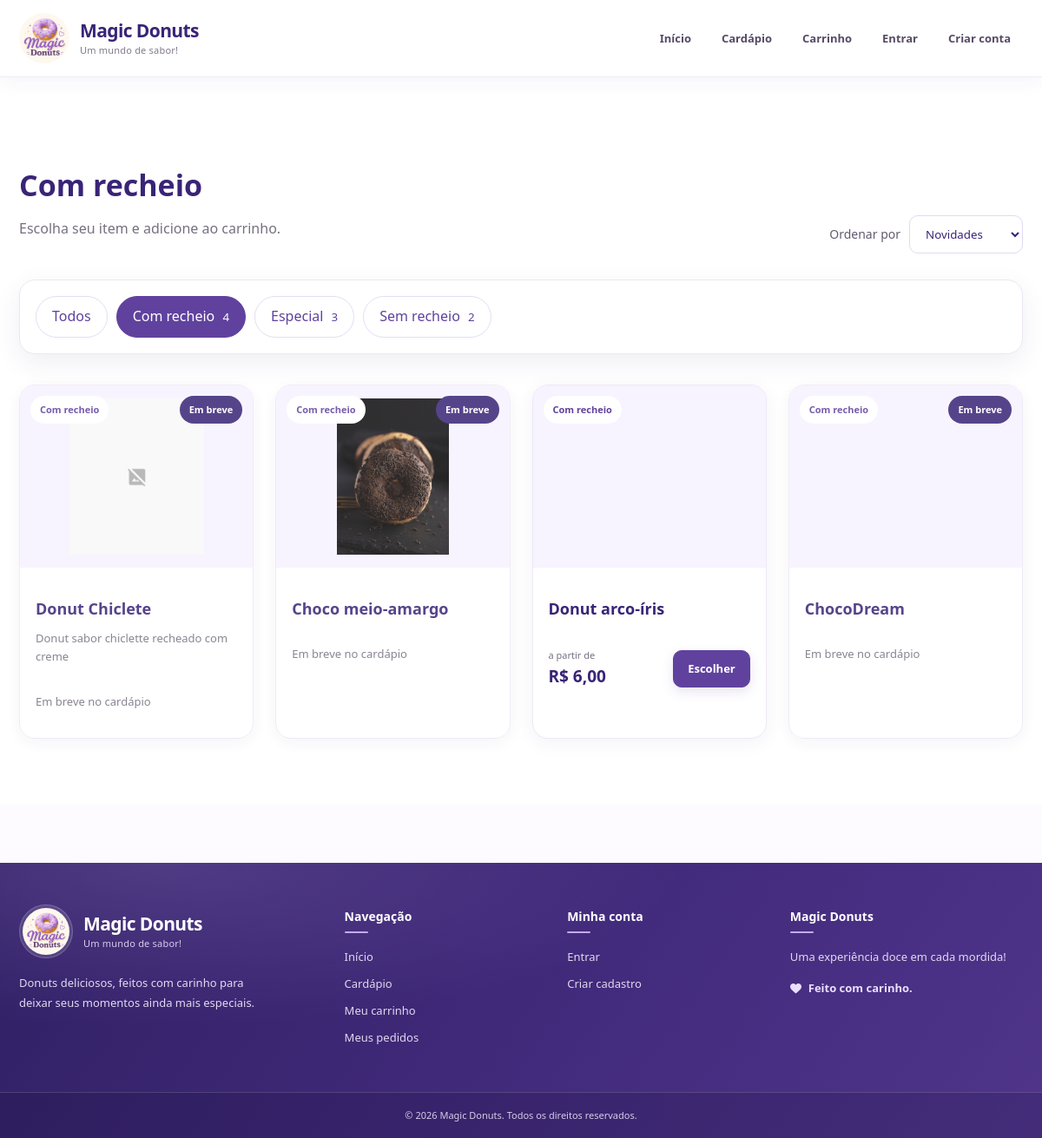
/index.php?controller=loja&action=index&categoria=8 (signed in), run on an earlier commit of the app's database.
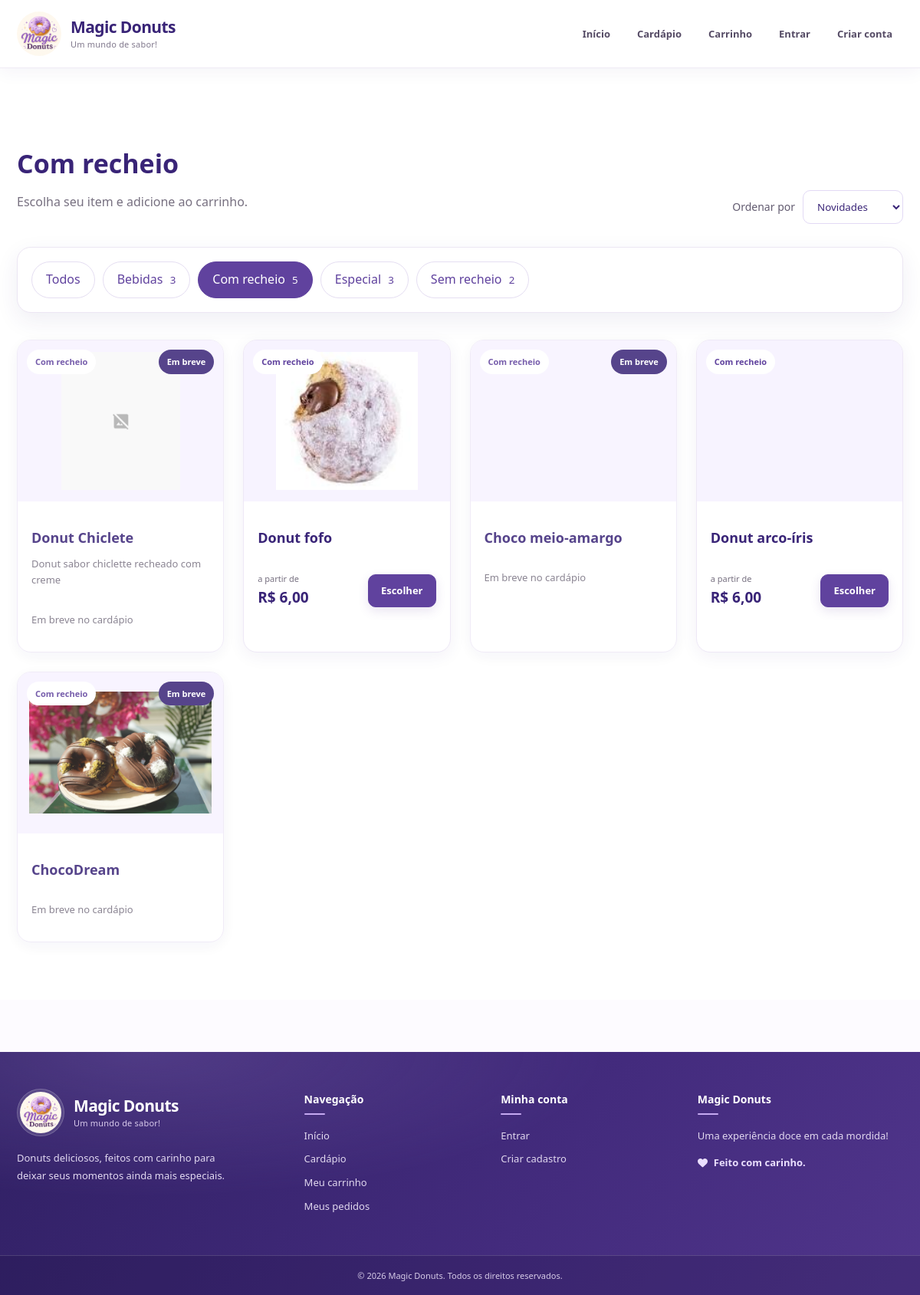
And on a later commit of the database.
### tables this page shows
CREATE TABLE `categoria` (
  `id` int(11) NOT NULL,
  `nome` varchar(100) NOT NULL,
  `ativo` tinyint(1) NOT NULL DEFAULT 1
);

CREATE TABLE `produto` (
  `id` int(11) NOT NULL,
  `categoria_id` int(11) NOT NULL,
  `nome` varchar(100) NOT NULL,
  `descricao` text DEFAULT NULL,
  `ativo` tinyint(1) NOT NULL DEFAULT 1
);

### controllers/SiteBaseController.php (called while the page is built, shortened)
<?php
require_once __DIR__ . '/../config/helpers.php';
class SiteBaseController
{
    protected function renderSite(
        string $pagina,
        array $dados = []
    ): void {
        $caminho = __DIR__ . '/../views/site/' . $pagina . '.php';
        extract($dados, EXTR_SKIP);
        require __DIR__ . '/../views/site/_header.php';
        require $caminho;
        require __DIR__ . '/../views/site/_footer.php';
    }
}

### controllers/LojaController.php (called while the page is built, shortened)
<?php
require_once __DIR__ . '/SiteBaseController.php';
require_once __DIR__ . '/../config/db.php';
require_once __DIR__ . '/../models/Vitrine.php';
class LojaController extends SiteBaseController
{
    private Vitrine $vitrine;
    public function __construct()
    {
        $this->vitrine = new Vitrine();
    }
    public function index(): void
    {
        $categoriaId = filter_input(
            INPUT_GET,
            'categoria',
            FILTER_VALIDATE_INT
        );
        $busca = trim($_GET['q'] ?? '');
        $ordem = $_GET['ordem'] ?? 'relevancia';
        $produtos = $this->vitrine->listarProdutos(
            $categoriaId,
            $busca,
            $ordem
        );
        $categorias = $this->vitrine->listarCategorias();
        $destaques = $this->vitrine->listarDestaques(4);
        $categoriaAtual = null;
        if ($categoriaId !== null) {
            foreach ($categorias as $categoria) {
                if ((int) $categoria['id'] === $categoriaId) {
                    $categoriaAtual = $categoria;
                    break;
                }
            }
        }
        $filtrando = (
            $categoriaId !== null ||
            $busca !== ''
        );
     $this->renderSite('home', [
    'produtos' => $produtos,
    'categorias' => $categorias,
    'destaques' => $destaques,
    'categoriaId' => $categoriaId,
    'categoriaAtual' => $categoriaAtual,
    'busca' => $busca,
    'ordem' => $ordem,
    'filtrando' => $filtrando,
    'erro' => $this->obterFlash('erro'),
    'sucesso' => $this->obterFlash('sucesso')
]);
    }
}

### index.php (called while the page is built, shortened)
<?php
require_once __DIR__ . '/config/db.php';
$controller = $_GET['controller'] ?? 'auth';
$action = $_GET['action'] ?? 'form';
switch ($controller) {
    case 'loja':
        require_once __DIR__ . '/controllers/LojaController.php';
        $c = new LojaController();
        break;
}
$c->$action();

### config/db.php (called while the page is built)
<?php
class Database
{
private static $conn = null;
public static function getConnection()
{
    if (self::$conn === null) {
        try {
self::$conn = new PDO(
"mysql:host=localhost;dbname=magicdonuts;charset=utf8mb4",
"root",
"",
    [
    PDO::ATTR_ERRMODE => PDO::ERRMODE_EXCEPTION,
    PDO::ATTR_DEFAULT_FETCH_MODE => PDO::FETCH_ASSOC
    ]
);
} catch (PDOException $e) {
 die("Erro ao conectar ao banco de dados:" . $e->getMessage());
}
}
return self::$conn;
}
}

### models/Vitrine.php (called while the page is built, shortened)
<?php
require_once __DIR__ . '/../config/db.php';
class Vitrine
{
    private PDO $conn;
    public function __construct()
    {
        $this->conn = Database::getConnection();
    }
    public function listarProdutos(
        ?int $categoriaId = null,
        string $busca = '',
        string $ordem = 'relevancia'
    ): array {
        $sql = "
            SELECT
                p.id,
                p.nome,
                p.descricao,
                p.categoria_id,
                c.nome AS categoria_nome,
                COUNT(DISTINCT v.id) AS qtd_variacoes,
                COALESCE(
                    MIN(v.preco),
                    0
                ) AS preco_min,
                COALESCE(
                    MAX(v.preco),
                    0
                ) AS preco_max,
                MAX(
                    CASE
                        WHEN COALESCE(e.quantidade, 0) > 0
                        THEN 1
                        ELSE 0
                    END
                ) AS disponivel
            FROM produto p
            INNER JOIN categoria c
                ON c.id = p.categoria_id
            LEFT JOIN variacao v
                ON v.produto_id = p.id
            LEFT JOIN estoque e
                ON e.variacao_id = v.id
            WHERE p.ativo = 1
              AND c.ativo = 1
        ";
        $params = [];
        if ($categoriaId !== null && $categoriaId > 0) {
            $sql .= " AND p.categoria_id = :categoria ";
            $params[':categoria'] = $categoriaId;
        }
        $sql .= "
            GROUP BY
                p.id,
                p.nome,
                p.descricao,
                p.categoria_id,
                c.nome
        ";
        switch ($ordem) {
            default:
                $sql .= " ORDER BY p.id DESC ";
                break;
        }
        $stmt = $this->conn->prepare($sql);
        $stmt->execute($params);
        return $stmt->fetchAll(PDO::FETCH_ASSOC);
    }
    public function listarCategorias(): array
    {
        $sql = "
            SELECT
                c.id,
                c.nome,
                COUNT(DISTINCT p.id) AS total
            FROM categoria c
            LEFT JOIN produto p
                ON p.categoria_id = c.id
                AND p.ativo = 1
            WHERE c.ativo = 1
            GROUP BY c.id, c.nome
            ORDER BY c.nome ASC
        ";
        return $this->conn
            ->query($sql)
            ->fetchAll(PDO::FETCH_ASSOC);
    }
}

### config/helpers.php (called while the page is built, shortened)
<?php
function e($valor): string
{
    return htmlspecialchars(
        (string) ($valor ?? ''),
        ENT_QUOTES,
        'UTF-8'
    );
}
function moeda($valor): string
{
    return 'R$ ' . number_format(
        (float) $valor,
        2,
        ',',
        '.'
    );
}
function url_site(
    string $controller,
    string $action = 'index',
    array $params = []
): string {
    $query = array_merge(
        [
            'controller' => $controller,
            'action' => $action
        ],
        $params
    );
    return MD_URL_BASE . '/index.php?' . http_build_query($query);
}
function imagem_produto(
    int $produtoId,
    bool $fallback = true
): ?string {
    $pastaFisica = __DIR__ .
        '/../public/uploads/produtos/';
    $pastaUrl = MD_URL_BASE .
        '/public/uploads/produtos/';
    foreach (['webp', 'jpg', 'png', 'jpeg'] as $extensao) {
        $arquivo = $pastaFisica .
            $produtoId . '.' . $extensao;
        if (is_file($arquivo)) {
            return $pastaUrl .
                $produtoId . '.' . $extensao;
        }
    }
    if (!$fallback) {
        return null;
    }
    return MD_URL_BASE .
        '/imagem/produto_sem_foto.png';
}

### views/site/home.php (the view, shortened to what the rows shown need)
<?php
$categorias = $categorias ?? [];
$produtos = $produtos ?? [];
$categoriaId = $categoriaId ?? null;
$categoriaAtual = $categoriaAtual ?? null;
$busca = $busca ?? '';
$ordem = $ordem ?? 'relevancia';
$urlFiltro = static function (?int $categoria) use ($busca, $ordem): string {
    $params = [];
    if ($categoria !== null) {
        $params['categoria'] = $categoria;
    }
    if ($busca !== '') {
        $params['q'] = $busca;
    }
    if ($ordem !== 'relevancia') {
        $params['ordem'] = $ordem;
    }
    return url_site('loja', 'index', $params) . '#cardapio';
};
?>
<section class="cardapio" id="cardapio">
    <div class="container">
        <div class="cardapio-topo">
            <div>
                <h2>
                    <?php if ($categoriaAtual): ?>
                        <?= e($categoriaAtual['nome']) ?>
                    <?php elseif ($busca !== ''): ?>
                        Resultados da busca
                    <?php else: ?>
                        Cardápio
                    <?php endif; ?>
                </h2>
                <p>
                    <?php if ($busca !== ''): ?>
                        <?= count($produtos) ?> resultado(s) para &ldquo;<?= e($busca) ?>&rdquo;.
                    <?php else: ?>
                        Escolha seu item e adicione ao carrinho.
                    <?php endif; ?>
                </p>
            </div>
        </div>
        <?php if (!empty($categorias)): ?>
            <nav class="filtros" aria-label="Categorias">
                <a
                    class="filtro <?= $categoriaId === null ? 'ativo' : '' ?>"
                    href="<?= e($urlFiltro(null)) ?>"
                    <?= $categoriaId === null ? 'aria-current="true"' : '' ?>
                >
                    Todos
                </a>
                <?php foreach ($categorias as $categoria): ?>
                    <?php $ativa = ((int) $categoria['id'] === $categoriaId); ?>
                    <a
                        class="filtro <?= $ativa ? 'ativo' : '' ?>"
                        href="<?= e($urlFiltro((int) $categoria['id'])) ?>"
                        <?= $ativa ? 'aria-current="true"' : '' ?>
                    >
                        <?= e($categoria['nome']) ?>
                        <small><?= (int) $categoria['total'] ?></small>
                    </a>
                <?php endforeach; ?>
            </nav>
        <?php endif; ?>
        <?php if (empty($produtos)): ?>
            <div class="vazio">
                <i class="fa-regular fa-face-frown" aria-hidden="true"></i>
                <h2>Nenhum donut encontrado</h2>
                <p>
                    Tente outra palavra ou veja o cardápio completo.
                </p>
                <a class="btn" href="<?= e(url_site('loja', 'index')) ?>">Ver todos os donuts</a>
            </div>
        <?php else: ?>
            <div class="grade-produtos">
                <?php foreach ($produtos as $produto): ?>
                    <?php
                    $idProduto = (int) $produto['id'];
                    $disponivel = (int) $produto['disponivel'] === 1;
                    $temVariacao = (int) $produto['qtd_variacoes'] > 0;
                    $link = url_site('loja', 'produto', ['id' => $idProduto]);
                    $precoMin = (float) $produto['preco_min'];
                    $precoMax = (float) $produto['preco_max'];
                    ?>
                    <article class="cartao-produto <?= $disponivel ? '' : 'indisponivel' ?>">
                        <a class="cartao-foto" href="<?= e($link) ?>" tabindex="-1" aria-hidden="true">
                            <img
                                src="<?= e(imagem_produto($idProduto)) ?>"
                                alt=""
                                loading="lazy"
                                decoding="async"
                            >
                            <?php if (!$temVariacao): ?>
                                <span class="selo selo-estado">Em breve</span>
                            <?php elseif (!$disponivel): ?>
                                <span class="selo selo-estado">Esgotado</span>
                            <?php endif; ?>
                            <span class="selo selo-categoria"><?= e($produto['categoria_nome']) ?></span>
                        </a>
                        <div class="cartao-corpo">
                            <h3><a href="<?= e($link) ?>"><?= e($produto['nome']) ?></a></h3>
                            <?php if (!empty($produto['descricao'])): ?>
                                <p class="cartao-desc"><?= e($produto['descricao']) ?></p>
                            <?php endif; ?>
                            <div class="cartao-rodape">
                                <?php if ($temVariacao): ?>
                                    <p class="preco-linha">
                                        <?php if ($precoMin !== $precoMax): ?>
                                            <small>a partir de</small>
                                        <?php endif; ?>
                                        <strong><?= e(moeda($precoMin)) ?></strong>
                                    </p>
                                    <a class="btn btn-pequeno <?= $disponivel ? '' : 'btn-contorno' ?>" href="<?= e($link) ?>">
                                        <?= $disponivel ? 'Escolher' : 'Ver detalhes' ?>
                                    </a>
                                <?php else: ?>
                                    <p class="preco-nd">Em breve no cardápio</p>
                                <?php endif; ?>
                            </div>
                        </div>
                    </article>
                <?php endforeach; ?>
            </div>
        <?php endif; ?>
    </div>
</section>

What changed in the data, as far as the page shows it:
computed for categoria "Com recheio": total "4" → "5"
added categoria: nome "Bebidas", total "3"
now on this page (row edited): produto: shows a picture, categoria.nome "Com recheio", nome "Donut fofo", shows "a partir de", precoMin "R$ 6,00", shows "Escolher"
